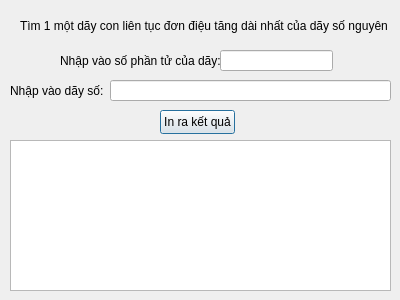
<?xml version="1.0" encoding="UTF-8"?>
<ui version="4.0">
 <class>Bai11_Tuan1</class>
 <widget class="QDialog" name="Bai11_Tuan1">
  <property name="geometry">
   <rect>
    <x>0</x>
    <y>0</y>
    <width>400</width>
    <height>300</height>
   </rect>
  </property>
  <property name="windowTitle">
   <string>Bai11_Tuan1</string>
  </property>
  <widget class="QTextEdit" name="textEdit">
   <property name="geometry">
    <rect>
     <x>10</x>
     <y>140</y>
     <width>381</width>
     <height>151</height>
    </rect>
   </property>
  </widget>
  <widget class="QLabel" name="label_2">
   <property name="geometry">
    <rect>
     <x>60</x>
     <y>50</y>
     <width>161</width>
     <height>21</height>
    </rect>
   </property>
   <property name="text">
    <string>Nhập vào số phần tử của dãy:</string>
   </property>
  </widget>
  <widget class="QLineEdit" name="lineEdit">
   <property name="geometry">
    <rect>
     <x>220</x>
     <y>50</y>
     <width>113</width>
     <height>21</height>
    </rect>
   </property>
  </widget>
  <widget class="QLabel" name="label">
   <property name="geometry">
    <rect>
     <x>20</x>
     <y>10</y>
     <width>381</width>
     <height>31</height>
    </rect>
   </property>
   <property name="text">
    <string>Tìm 1 một dãy con liên tục đơn điệu tăng dài nhất của dãy số nguyên</string>
   </property>
  </widget>
  <widget class="QPushButton" name="pushButton">
   <property name="geometry">
    <rect>
     <x>160</x>
     <y>110</y>
     <width>75</width>
     <height>24</height>
    </rect>
   </property>
   <property name="text">
    <string>In ra kết quả</string>
   </property>
  </widget>
  <widget class="QLabel" name="label_3">
   <property name="geometry">
    <rect>
     <x>10</x>
     <y>80</y>
     <width>101</width>
     <height>21</height>
    </rect>
   </property>
   <property name="text">
    <string>Nhập vào dãy số:</string>
   </property>
  </widget>
  <widget class="QLineEdit" name="lineEdit_2">
   <property name="geometry">
    <rect>
     <x>110</x>
     <y>80</y>
     <width>281</width>
     <height>21</height>
    </rect>
   </property>
  </widget>
 </widget>
 <layoutdefault spacing="6" margin="11"/>
 <resources/>
 <connections/>
</ui>
